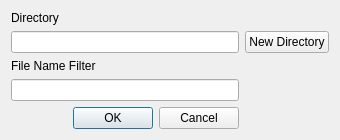
<?xml version="1.0" encoding="UTF-8"?>
<ui version="4.0">
 <class>Dialog</class>
 <widget class="QDialog" name="Dialog">
  <property name="geometry">
   <rect>
    <x>0</x>
    <y>0</y>
    <width>340</width>
    <height>137</height>
   </rect>
  </property>
  <property name="windowTitle">
   <string>Dialog</string>
  </property>
  <layout class="QGridLayout" name="gridLayout">
   <item row="5" column="0">
    <widget class="QDialogButtonBox" name="buttonBox">
     <property name="orientation">
      <enum>Qt::Horizontal</enum>
     </property>
     <property name="standardButtons">
      <set>QDialogButtonBox::Cancel|QDialogButtonBox::Ok</set>
     </property>
    </widget>
   </item>
   <item row="1" column="0">
    <widget class="QLineEdit" name="directory_line_edit"/>
   </item>
   <item row="0" column="0">
    <widget class="QLabel" name="directory_label">
     <property name="text">
      <string>Directory</string>
     </property>
    </widget>
   </item>
   <item row="2" column="0">
    <widget class="QLabel" name="filter_label">
     <property name="text">
      <string>File Name Filter</string>
     </property>
    </widget>
   </item>
   <item row="6" column="0">
    <spacer name="verticalSpacer">
     <property name="orientation">
      <enum>Qt::Vertical</enum>
     </property>
     <property name="sizeHint" stdset="0">
      <size>
       <width>20</width>
       <height>40</height>
      </size>
     </property>
    </spacer>
   </item>
   <item row="1" column="1">
    <widget class="QPushButton" name="new_directory_button">
     <property name="text">
      <string>New Directory</string>
     </property>
    </widget>
   </item>
   <item row="3" column="0">
    <widget class="QLineEdit" name="file_filter_line_edit"/>
   </item>
  </layout>
 </widget>
 <resources/>
 <connections>
  <connection>
   <sender>buttonBox</sender>
   <signal>accepted()</signal>
   <receiver>Dialog</receiver>
   <slot>accept()</slot>
   <hints>
    <hint type="sourcelabel">
     <x>248</x>
     <y>254</y>
    </hint>
    <hint type="destinationlabel">
     <x>157</x>
     <y>274</y>
    </hint>
   </hints>
  </connection>
  <connection>
   <sender>buttonBox</sender>
   <signal>rejected()</signal>
   <receiver>Dialog</receiver>
   <slot>reject()</slot>
   <hints>
    <hint type="sourcelabel">
     <x>316</x>
     <y>260</y>
    </hint>
    <hint type="destinationlabel">
     <x>286</x>
     <y>274</y>
    </hint>
   </hints>
  </connection>
 </connections>
</ui>
